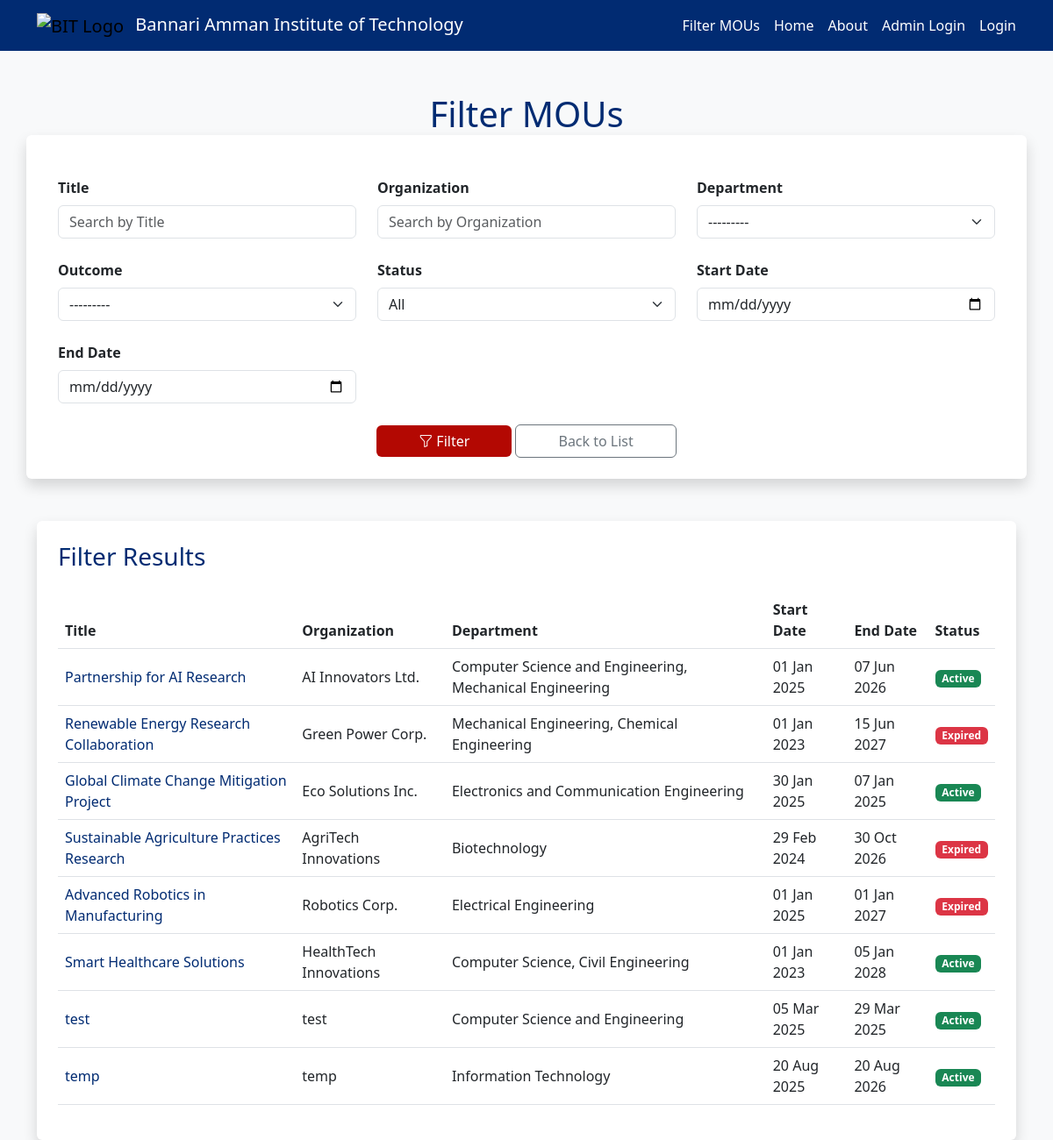
/filter/, run on the app's committed database.
### mou/models.py (models this page shows, shortened)
class MOU(models.Model):
    title = models.CharField(max_length=255)
    organization_name = models.CharField(max_length=255, blank=True, null=True)
    department_choices = [
        ('cse', 'Computer Science and Engineering'),
        ('it', 'Information Technology'),
        ('ece', 'Electronics and Communication Engineering'),
        ('mech', 'Mechanical Engineering'),
        ('civil', 'Civil Engineering'),
    ]
    department = models.ManyToManyField('Department', related_name='mous')
    start_date = models.DateField()
    end_date = models.DateField()
    document = models.FileField(upload_to='mou_documents/', blank=True, null=True)
    status_choices = [
        ('draft', 'Draft'),
        ('active', 'Active'),
        ('expired', 'Expired'),
    ]
    status = models.CharField(max_length=20, choices=status_choices, default='draft')
    mou_coordinator_name = models.CharField(max_length=100, blank=True, null=True)
    mou_coordinator_mobile = models.CharField(max_length=15, blank=True, null=True)
    mou_coordinator_email = models.EmailField(blank=True, null=True)
    staff_coordinator_name = models.CharField(max_length=100, blank=True, null=True)
    staff_coordinator_mobile = models.CharField(max_length=15, blank=True, null=True)
    staff_coordinator_email = models.EmailField(blank=True, null=True)
    outcome_choices = [
        ('placement', 'Placement'),
        ('iv', 'Industrial Visit'),
        ('workshop', 'Workshop'),
        ('research', 'Research Collaboration'),
        ('internship', 'Internship'),
    ]
    outcome = models.ManyToManyField(Outcome, related_name='mous')
    payment_paid = models.DecimalField(max_digits=10, decimal_places=2, default=0.00)

class Department(models.Model):
    code = models.CharField(max_length=10, unique=True)
    name = models.CharField(max_length=100)
    def __str__(self):
        return self.name

### mou/views.py (the view, shortened to what this page needs)
# urls.py: path('filter/', views.filter_mou, name='filter_mou'),
def filter_mou(request):
    form = MOUFilterForm(request.GET or None)
    mous = MOU.objects.all()
    return render(request, 'mou/filter_mou.html', {'form': form, 'mous': mous})

### mou/models.py (called while the page is built)
    def __str__(self):
        return self.name

### mou/templates/mou/filter_mou.html (shortened to what this page needs)
<!DOCTYPE html>
<html lang="en">
<head>
    <link href="https://cdn.jsdelivr.net/npm/bootstrap@5.3.0/dist/css/bootstrap.min.css" rel="stylesheet">
</head>
<body>
    {% include 'mou/_navbar.html' %}
    <div class="container mt-5">
        <h1 class="text-center bit-primary mb-4">Filter MOUs</h1>
        <form method="get" class="row g-4 bg-white p-4 rounded shadow">
            <div class="col-md-4">
                <label for="id_title" class="form-label fw-bold">Title</label>
                {{ form.title }}
            </div>
            <div class="col-md-4">
                <label for="id_organization_name" class="form-label fw-bold">Organization</label>
                {{ form.organization_name }}
            </div>
            <div class="col-md-4">
                <label for="id_department" class="form-label fw-bold">Department</label>
                {{ form.department }}
            </div>
            <div class="col-md-4">
                <label for="id_outcome" class="form-label fw-bold">Outcome</label>
                {{ form.outcome }}
            </div>
            <div class="col-md-4">
                <label for="id_status" class="form-label fw-bold">Status</label>
                {{ form.status }}
            </div>
            <div class="col-md-4">
                <label for="id_start_date" class="form-label fw-bold">Start Date</label>
                {{ form.start_date }}
            </div>
            <div class="col-md-4">
                <label for="id_end_date" class="form-label fw-bold">End Date</label>
                {{ form.end_date }}
            </div>
            <div class="col-12 text-center mt-4">
                <button type="submit" class="btn btn-bit px-5">
                    <i class="bi bi-funnel"></i> Filter
                </button>
                <a href="{% url 'mou_list' %}" class="btn btn-outline-secondary px-5">
                    Back to List
                </a>
            </div>
        </form>
        <div class="mt-5 bg-white p-4 rounded shadow">
            <h3 class="bit-primary mb-4">Filter Results</h3>
            {% if mous %}
                <div class="table-responsive">
                    <table class="table table-bit table-hover align-middle">
                        <thead>
                            <tr>
                                <th>Title</th>
                                <th>Organization</th>
                                <th>Department</th>
                                <th>Start Date</th>
                                <th>End Date</th>
                                <th>Status</th>
                            </tr>
                        </thead>
                        <tbody>
                            {% for mou in mous %}
                                <tr>
                                    <td>
                                        <a href="{% url 'view_mou' mou.id %}" class="text-decoration-none bit-primary">
                                            {{ mou.title }}
                                        </a>
                                    </td>
                                    <td>{{ mou.organization_name }}</td>
                                    <td>{{ mou.department.all|join:", " }}</td>
                                    <td>{{ mou.start_date|date:"d M Y" }}</td>
                                    <td>{{ mou.end_date|date:"d M Y" }}</td>
                                    <td>
                                        <span class="badge {% if mou.status == 'active' %}bg-success{% else %}bg-danger{% endif %}">
                                            {{ mou.get_status_display }}
                                        </span>
                                    </td>
                                </tr>
                            {% endfor %}
                        </tbody>
                    </table>
                </div>
            {% else %}
                <div class="alert alert-info mb-0">
                    No MOUs found matching the criteria
                </div>
            {% endif %}
        </div>
    </div>
    <link rel="stylesheet" href="https://cdn.jsdelivr.net/npm/bootstrap-icons@1.10.3/font/bootstrap-icons.css">
</body>
</html>

### mou/templates/mou/filter_mou.html (style rules this page uses)
body { font-family: 'Segoe UI', Tahoma, Geneva, Verdana, sans-serif; background-color: #f8f9fa; }
.bit-primary { color: #012B72; }
.btn-bit { background-color: #B30802; color: white; border: none; }
.table-bit thead { background-color: #012B72; color: white; }

### data on the page
MOU: title "Partnership for AI Research", organization_name "AI Innovators Ltd.", department.all "Computer Science and Engineering, Mechanical Engineering", start_date "01 Jan 2025", end_date "07 Jun 2026", status "Active"
MOU: title "Renewable Energy Research Collaboration", organization_name "Green Power Corp.", department.all "Mechanical Engineering, Chemical Engineering", start_date "01 Jan 2023", end_date "15 Jun 2027", status "Expired"
MOU: title "Global Climate Change Mitigation Project", organization_name "Eco Solutions Inc.", department.all "Electronics and Communication Engineering", start_date "30 Jan 2025", end_date "07 Jan 2025", status "Active"
MOU: title "Sustainable Agriculture Practices Research", organization_name "AgriTech Innovations", department.all "Biotechnology", start_date "29 Feb 2024", end_date "30 Oct 2026", status "Expired"
MOU: title "Advanced Robotics in Manufacturing", organization_name "Robotics Corp.", department.all "Electrical Engineering", start_date "01 Jan 2025", end_date "01 Jan 2027", status "Expired"
MOU: title "Smart Healthcare Solutions", organization_name "HealthTech Innovations", department.all "Computer Science, Civil Engineering", start_date "01 Jan 2023", end_date "05 Jan 2028", status "Active"
MOU: title "test", organization_name "test", department.all "Computer Science and Engineering", start_date "05 Mar 2025", end_date "29 Mar 2025", status "Active"
MOU: title "temp", organization_name "temp", department.all "Information Technology", start_date "20 Aug 2025", end_date "20 Aug 2026", status "Active"
